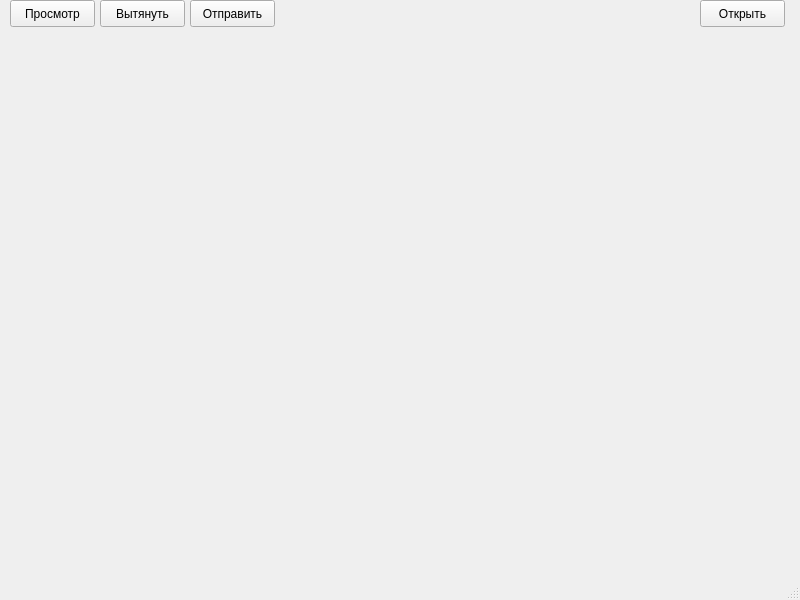
<?xml version="1.0" encoding="UTF-8"?>
<ui version="4.0">
 <class>client</class>
 <widget class="QMainWindow" name="client">
  <property name="geometry">
   <rect>
    <x>0</x>
    <y>0</y>
    <width>800</width>
    <height>600</height>
   </rect>
  </property>
  <property name="windowTitle">
   <string>client</string>
  </property>
  <widget class="QWidget" name="centralwidget">
   <widget class="QPushButton" name="seeButton">
    <property name="geometry">
     <rect>
      <x>10</x>
      <y>0</y>
      <width>85</width>
      <height>27</height>
     </rect>
    </property>
    <property name="text">
     <string>Просмотр</string>
    </property>
   </widget>
   <widget class="QWidget" name="verticalLayoutWidget">
    <property name="geometry">
     <rect>
      <x>10</x>
      <y>40</y>
      <width>781</width>
      <height>501</height>
     </rect>
    </property>
    <layout class="QVBoxLayout" name="verticalLayout"/>
   </widget>
   <widget class="QPushButton" name="getButton">
    <property name="geometry">
     <rect>
      <x>100</x>
      <y>0</y>
      <width>85</width>
      <height>27</height>
     </rect>
    </property>
    <property name="text">
     <string>Вытянуть</string>
    </property>
   </widget>
   <widget class="QPushButton" name="pushButton">
    <property name="geometry">
     <rect>
      <x>190</x>
      <y>0</y>
      <width>85</width>
      <height>27</height>
     </rect>
    </property>
    <property name="text">
     <string>Отправить</string>
    </property>
   </widget>
   <widget class="QPushButton" name="openButton">
    <property name="geometry">
     <rect>
      <x>700</x>
      <y>0</y>
      <width>85</width>
      <height>27</height>
     </rect>
    </property>
    <property name="text">
     <string>Открыть</string>
    </property>
   </widget>
  </widget>
  <widget class="QMenuBar" name="menubar">
   <property name="geometry">
    <rect>
     <x>0</x>
     <y>0</y>
     <width>800</width>
     <height>25</height>
    </rect>
   </property>
  </widget>
  <widget class="QStatusBar" name="statusbar"/>
 </widget>
 <resources/>
 <connections/>
</ui>
